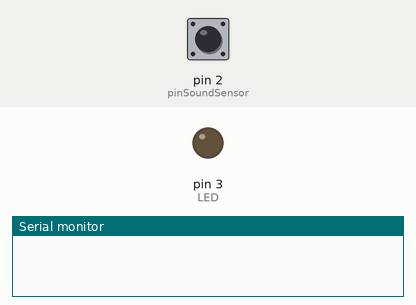
Recording of a sketch running on a simulated Arduino Uno, built with avr-gcc and run on an emulated ATmega328P. On the bench: output pins drawn as LEDs (lit = HIGH), the last lines printed to the serial monitor. The test bench sets the inputs (shaded band); at power-on: pin 2 (pinSoundSensor) LOW.

Above: at 1.2 s.
1.3 s: pin 2 (pinSoundSensor) driven HIGH
2.8 s: pin 2 (pinSoundSensor) pulsed LOW 2 times (0.12 s each, 0.3 s apart)
At 4.2 s:
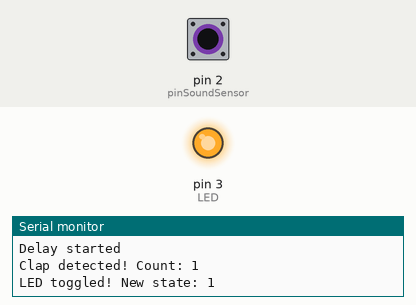
Timing chart, 0 to 5.8 s (numbered marks = the images above; inputs shaded):
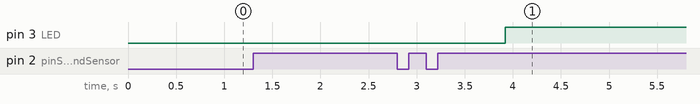

The sketch:

Code.ino
```cpp
int pinSoundSensor = 2; // Sound sensor input pin
int LED = 3; // LED output pin
int stateLED = LOW;
int clapCount = 0; // Count of detected claps
int previousState = LOW;
long time = 0;
long debounce = 200;
long delayTime = 0; // Time when the delay started
boolean delayActive = false; // Flag to track if delay is active

void setup() {
  pinMode(pinSoundSensor, INPUT);
  pinMode(LED, OUTPUT);
  Serial.begin(9600); // Initialize serial communication for debugging
}

void loop() {
  int stateSound = digitalRead(pinSoundSensor); // Read the sound sensor

  // Detect a clap (assuming HIGH signal for clap)
  if (stateSound == HIGH && previousState == LOW && millis() - time > debounce) {
    clapCount++; // Increment clap count
    Serial.println("Clap detected! Count: " + String(clapCount)); // Debugging output
    time = millis(); // Reset debounce timer
  }

  // Check if two claps have been detected
  if (clapCount >= 2) {
    // Start the 1 second delay
    delayTime = millis();
    delayActive = true;
    clapCount = 0; // Reset clap count
    Serial.println("Delay started"); // Debugging output
  }

  // Check if the delay is active
  if (delayActive) {
    // Check if 1 second has passed since the delay started
    if (millis() - delayTime >= 1000) {
      // Toggle the LED state after the delay
      stateLED = (stateLED == HIGH) ? LOW : HIGH;
      digitalWrite(LED, stateLED);
      delayActive = false; // Reset the delay flag
      Serial.println("LED toggled! New state: " + String(stateLED)); // Debugging output
    }
  }

  previousState = stateSound; // Update previous state
}
```

Measured:
- after the input at 2.8 s, pin 3 (LED): LOW → HIGH after 1.1 s
